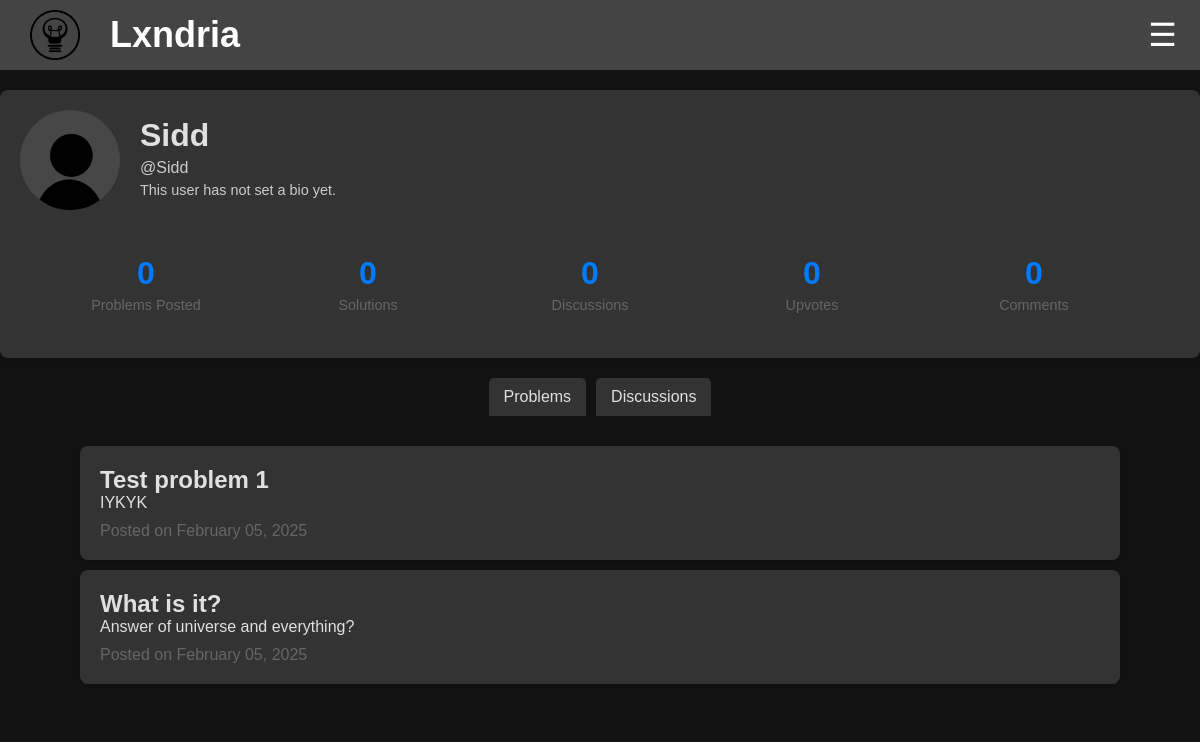
The page /account/Sidd (signed in) on the database as committed earlier.
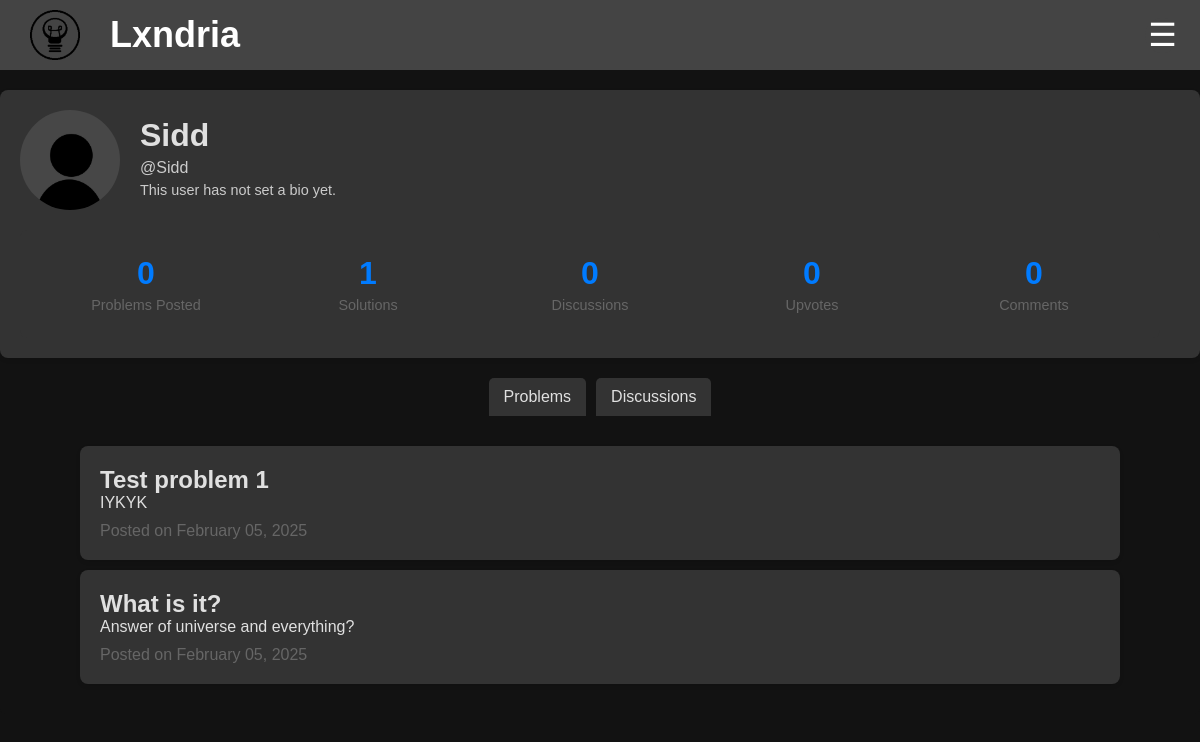
The same page on the database as committed later.
### app/models.py (models this page shows, shortened)
class Profile(db.Model):
    __tablename__ = "profile"
    __table_args__ = {"extend_existing": True}
    username = db.Column(db.String(80), db.ForeignKey('user.username'), primary_key=True)  # Primary + Foreign Key
    user = db.relationship('User', backref=db.backref('profile', uselist=False, cascade="all, delete-orphan"))
    profile_pic = db.Column(db.String(255), default="/images/default-profile.jpg")
    bio = db.Column(db.Text, default="This user has not set a bio yet.")
    problems_posted = db.Column(db.Integer, default=0)
    solutions = db.Column(db.Integer, default=0)
    discussions = db.Column(db.Integer, default=0)
    upvotes = db.Column(db.Integer, default=0)
    comments = db.Column(db.Integer, default=0)
    created_at = db.Column(db.DateTime, default=datetime.utcnow)
    updated_at = db.Column(db.DateTime, onupdate=datetime.utcnow)
    @property
    def name(self):
        return self.user.name if self.user else None

class User(db.Model, UserMixin): # create a User class to store user information
    __tablename__ = "user"
    __table_args__ = {"extend_existing": True}  # Allow modifications to the table
    id = db.Column(db.Integer, primary_key=True)
    username = db.Column(db.String(80), unique=True, nullable=False)
    name = db.Column(db.String(80), nullable=False)
    password_hash = db.Column(db.String(120), nullable=False)
    email = db.Column(db.String(120), unique=True, nullable=False)
    created_at = db.Column(db.DateTime, default=datetime.utcnow)
    updated_at = db.Column(db.DateTime, onupdate=datetime.utcnow)

class Problem(db.Model):
    __tablename__ = "problem"
    __table_args__ = {"extend_existing": True}
    id = db.Column(db.Integer, primary_key=True, autoincrement=True)
    title = db.Column(db.String(100), nullable=False)
    topic = db.Column(db.String(30), nullable=False)
    attempts = db.Column(db.Integer, default=0)
    solved = db.Column(db.Integer, default=0)
    created_at = db.Column(db.DateTime, default=datetime.utcnow)
    updated_at = db.Column(db.DateTime, onupdate=datetime.utcnow)
    author = db.Column(db.String(80), db.ForeignKey('user.username'))
    user = db.relationship('User', backref=db.backref('problems', cascade="all, delete-orphan"))
    content = db.Column(db.Text, nullable=False)
    encrypted_answer = db.Column(db.Text, nullable=False)
    __table_args__ = (
        CheckConstraint("topic IN ('Algebra', 'Geometry', 'Number Theory', 'Calculus', 'Logic', 'Classical Mechanics', 'Electricity and Magnetism', 'Computer Science', 'Quantitative Finance', 'Chemistry', 'Probability')", name="valid_topic_check"),
    )
    '''@property
    def content(self):
        path = os.getenv('UPLOAD_FOLDER')+f"/{self.author}/Problems/{self.id}.txt"
        with open(path, 'r') as file:
            content = file.read()
        for line in content.split("\n"):
            if "<<Answer: " in line:
                return content.replace(line, "")
    '''
    @property
    def reducedContent(self):
        FullContent = self.content
        if len(FullContent) > 500:
            return FullContent[:500] + "..."
        return FullContent
    '''@property
    def encrypted_answer(self):
        path = os.getenv('UPLOAD_FOLDER')+f"/{self.author}/Problems/{self.id}.txt"
        with open(path, 'r') as file:
            content = file.read()
        for line in content.split("\n"):
            if "<<Answer: " in line:
                return line.replace("<<Answer: ", "").replace(">>", "")
    '''

### app/routes/account.py (the view)
@account_bp.route('/account/<string:username>')
def view_account(username):
    if not current_user.is_authenticated:
        print('Not authenticated')
        return redirect(url_for('routes.auth.login'))
    if not Profile.query.filter_by(username=username).first():
        return redirect(url_for('routes.account.account'))
    if username == current_user.username:
        return redirect(url_for('routes.account.account'))
    profile = Profile.query.filter_by(username=username).first()
    problems = Problem.query.filter_by(author=username).order_by(Problem.created_at.desc()).all()
    discussions = Discussion.query.filter_by(author=username).order_by(Discussion.created_at.desc()).all()
    return render_template('account.html', user=profile, problems=problems, stats=profile, discussions=discussions)

### app/models.py (called while the page is built)
    @property
    def reducedContent(self):
        FullContent = self.content
        if len(FullContent) > 500:
            return FullContent[:500] + "..."
        return FullContent

### app/routes/auth.py (called while the page is built)
@login_manager.user_loader
def load_user(user_id):
    return User.query.get(int(user_id))

### app/templates/account.html (shortened to what this page needs)
<!DOCTYPE html>
<html>
<head>
  <link rel="stylesheet" href="{{url_for('static', filename='css/profile.css')}}">
</head>
{%include 'banner.html'%}
<body>
    <div class="profile-container">
        <div class="profile-main">
          <div class="profile-header">
            <img src="{{url_for('static', filename=user.profile_pic)}}" alt="Profile Picture" class="profile-pic">
            <div class="profile-info">
              <h1>{{user.name}}</h1>
              <p>@{{user.username}}</p>
              <p class="profile-bio">{{user.bio}}</p>
            </div>
          </div>
          <div class="profile-stats">
            <div class="stat-item">
                <div class="stat-number">{{stats.problems_posted}}</div>
                <div class="stat-text">Problems Posted</div>
            </div>
            <div class="stat-item">
                <div class="stat-number">{{stats.solutions}}</div>
                <div class="stat-text">Solutions</div>
              </div>
              <div class="stat-item">
                <div class="stat-number">{{stats.discussions}}</div>
                <div class="stat-text">Discussions</div>
              </div>
              <div class="stat-item">
                <div class="stat-number">{{stats.upvotes}}</div>
                <div class="stat-text">Upvotes</div>
              </div>
              <div class="stat-item">
                <div class="stat-number">{{stats.comments}}</div>
                <div class="stat-text">Comments</div>
              </div>
            </div>
        </div>
      </div>
      <div class="Tabs">
        <button class="tab" onclick="openTab(event, 'Problems')">Problems</button>
        <button class="tab" onclick="openTab(event, 'Discussions')">Discussions</button>
      </div>
      <div class="TabContent" display="block" id = "Problems">
      {% for problem in problems %}
      <a href="/problem/{{problem.id}}">
        <div class="problem-post">
              <h2>{{problem.title}}</h2>
              <p>{{problem.reducedContent}}</p>
              <div class="date">Posted on {{problem.created_at.strftime('%B %d, %Y')}}</div>
        </div>
      </a>
      {% endfor %}
      </div>
</body>
</html>

### app/templates/banner.html (shortened to what this page needs)
<!DOCTYPE html>
<html>
<link rel="stylesheet" href="{{url_for('static', filename='css/banner.css')}}">
<header class="banner">
    <div class="logo-container">
      <img src="{{url_for('static', filename='Images/logo.png')}}" alt="Logo" class="logo">
      <span class="site-name"><a href="/">Lxndria</span></div></a>
      <div class="menu-container">
        <button class="menu-button" onclick="toggleMenu()">☰</button>
    </div>
  </header>
</html>

### app/static/css/profile.css (style rules this page uses)
body, h1, p { margin: 0; padding: 0; text-decoration: none; color: inherit; font-family: Arial, sans-serif; box-sizing: border-box; background-color: #121212; color: #f1f1f1; ; }
a { text-decoration: none; color: inherit; }
.profile-info h1, .profile-info p { font-family: 'Poppins', sans-serif; margin: 0; padding: 0; background-color: #333; color: #e0e0e0; }
.profile-container { display: flex; max-width: 1200px; margin: 20px auto; padding: 20px; background-color: #333; box-shadow: 0 2px 4px rgba(0, 0, 0, 0.1); border-radius: 8px; color: #e0e0e0; }
.profile-main { flex: 3; padding-right: 20px; }
.profile-header { display: flex; align-items: center; margin-bottom: 20px; }
.profile-pic { width: 100px; height: 100px; border-radius: 50%; object-fit: cover; margin-right: 20px; }
.profile-info h1 { font-size: 2rem; margin: 0; }
.profile-info p { margin: 5px 0; color: #e0e0e0e0; }
.profile-bio { margin-top: 10px; font-size: 0.9rem; color: #444; }
.profile-stats { display: flex; justify-content: space-between; margin-top: 20px; padding: 15px; background-color: #333; border-radius: 8px; }
.stat-item { text-align: center; flex: 1; padding: 10px; }
.stat-number { font-size: 2rem; font-weight: 600; color: #007bff; margin-bottom: 5px; }
.stat-text { font-size: 0.9rem; color: #666; }
.problem-post, .discussion-post { max-width: 1000px; margin: 10px auto; padding: 20px; background-color: #333; box-shadow: 0 2px 4px rgba(0, 0, 0, 0.1); border-radius: 8px; color: #e0e0e0; }
.problem-post h2, .discussion-post h2 { margin: 0; padding: 0; background-color: #333; color: #e0e0e0; }
.problem-post p, .discussion-post p { background-color: #333; color: #e0e0e0; }
.problem-post .date { margin-top: 10px; color: #666; }
.Tabs { display: flex; justify-content: center; margin-bottom: 0px; }
.Tabs button { background-color: #333; color: #e0e0e0; border: none; padding: 10px 15px; cursor: pointer; font-size: 1rem; border-radius: 5px 5px 0 0; transition: background-color 0.3s; }
.Tabs button:not(:last-child) { margin-right: 10px; }
.TabContent { display: none; padding: 20px; background-color: #121212; border-radius: 0 0 5px 5px; }

### app/static/css/banner.css (style rules this page uses)
body, h1, p { margin: 0; padding: 0; text-decoration: none; color: inherit; font-family: Arial, sans-serif; box-sizing: border-box; background-color: #121212; color: #f1f1f1; ; }
a { text-decoration: none; color: inherit; }
.banner { display: flex; justify-content: space-between; align-items: center; padding: 10px 10px; background-color: #444; color: white; position: sticky; top: 0; z-index: 1000; }
.logo-container { display: flex; align-items: center; }
.logo { width: 50px; height: 50px; margin-left: 20px; margin-right: 30px; }
.site-name { font-size: 2.25rem; font-family: 'Gill Sans', 'Gill Sans MT', Calibri, 'Trebuchet MS', sans-serif; font-weight: bold; }
.menu-container { position: relative; display: inline-block; }
.menu-button { padding: 15px; margin-right: 10px; background-color: #444; color: white; border: none; cursor: pointer; border-radius: 50%; width: 35px; height: 35px; text-align: center; font-size: 2rem; line-height: 1; display: flex; justify-content: center; align-items: center; }

Rows that differ between the two databases and show on the page:
changed Profile "Sidd": solutions "0" → "1"
